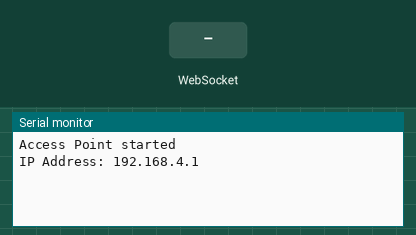
This sketch was run on a simulated ESP32. On the bench: the last lines printed to the serial monitor. Inputs (shaded band) come from the test bench.

Above: at 1.2 s.
1.3 s: WebSocket text "1" received
At 2.5 s:
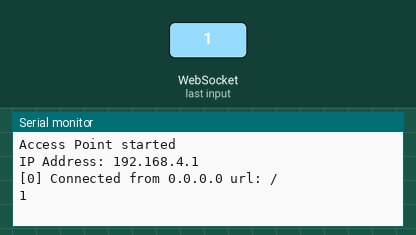
2.8 s: WebSocket text "0" received
At 3.8 s:
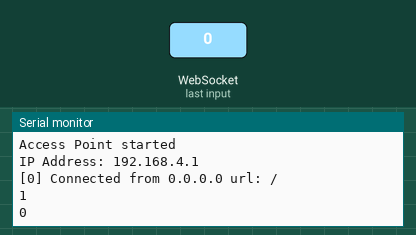
4.3 s: WebSocket text "2" received
At 5.0 s:
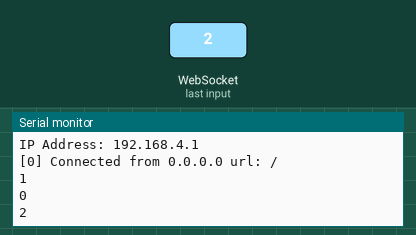

Measured:
- after the input at 1.3 s, the serial monitor: prints a new line at once (image 1)
- after the input at 2.8 s, the serial monitor: prints a new line at once (image 2)
- after the input at 4.3 s, the serial monitor: prints a new line at once (image 3)

The sketch:

dongle.ino
```cpp
// esp32 websocket server

#include <WiFi.h>
#include <WebSocketsServer.h>

const char* ssid = "volume-tracking"; // SSID for the access point
const char* password = "12345678";       // Password for the access point

WebSocketsServer webSocket = WebSocketsServer(81);

void webSocketEvent(uint8_t num, WStype_t type, uint8_t * payload, size_t length) {
  switch(type) {
    case WStype_DISCONNECTED:
      Serial.printf("[%u] Disconnected!\n", num);
      break;
    case WStype_CONNECTED:
      {
        IPAddress ip = webSocket.remoteIP(num);
        Serial.printf("[%u] Connected from %d.%d.%d.%d url: %s\n", num, ip[0], ip[1], ip[2], ip[3], payload);
      }
      break;
    case WStype_TEXT:
      Serial.printf("%s\n", payload);
      webSocket.sendTXT(num, "reply: " + String((char *)payload));
      break;
    case WStype_BIN:
      Serial.printf("[%u] get binary length: %u\n", num, length);
      break;
  }
}

void setup() {
  Serial.begin(115200);

  // Set up the ESP32 as an access point
  WiFi.softAP(ssid, password);
  Serial.println("Access Point started");
  Serial.print("IP Address: ");
  Serial.println(WiFi.softAPIP()); // Print the IP address of the access point

  webSocket.begin();
  webSocket.onEvent(webSocketEvent);
}

void loop() {
  webSocket.loop();
}
```
